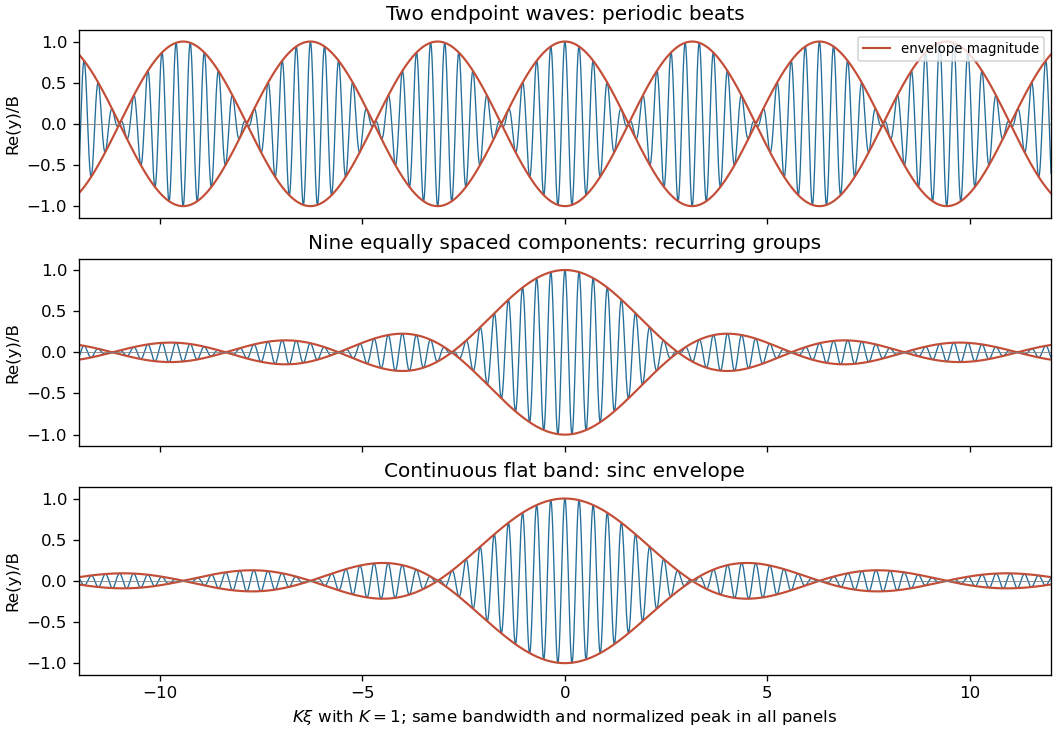

Write the Python code that produced this figure.
"""Original fixed-band equal-phase wave superpositions, plotted at t=0."""
from pathlib import Path
import matplotlib
matplotlib.use("Agg")
import matplotlib.pyplot as plt
import numpy as np

xi = np.linspace(-12, 12, 6001)
k0, halfwidth = 18., 1.
fig, axes = plt.subplots(3, 1, figsize=(8.8, 6.1), layout="constrained", sharex=True)
envelopes = [np.cos(halfwidth*xi), np.cos(np.linspace(-halfwidth, halfwidth, 9)[:, None]*xi).mean(axis=0), np.sinc(halfwidth*xi/np.pi)]
labels = ["Two endpoint waves: periodic beats", "Nine equally spaced components: recurring groups", "Continuous flat band: sinc envelope"]
for ax, env, label in zip(axes, envelopes, labels):
    ax.plot(xi, env*np.cos(k0*xi), color="#246e99", lw=.8)
    ax.plot(xi, np.abs(env), color="#c34e38", lw=1.3, label="envelope magnitude")
    ax.plot(xi, -np.abs(env), color="#c34e38", lw=1.3)
    ax.axhline(0, color="0.5", lw=.5)
    ax.set(ylabel="Re(y)/B", ylim=(-1.14, 1.14), title=label, xlim=(-12, 12))
axes[0].legend(fontsize=8, loc="upper right")
axes[-1].set_xlabel(r"$K\xi$ with $K=1$; same bandwidth and normalized peak in all panels")
fig.savefig(Path.cwd()/Path(__file__).with_suffix(".png").name, dpi=120, facecolor="white", transparent=False)
plt.close(fig)
